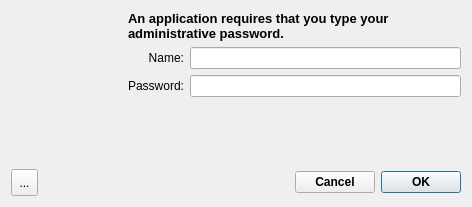
<ui version="4.0" >
 <class>passwordFrm</class>
 <widget class="QDialog" name="passwordFrm" >
  <property name="geometry" >
   <rect>
    <x>0</x>
    <y>0</y>
    <width>472</width>
    <height>207</height>
   </rect>
  </property>
  <property name="windowTitle" >
   <string>Authentication?</string>
  </property>
  <layout class="QGridLayout" name="gridLayout_2" >
   <item row="0" column="0" >
    <spacer name="horizontalSpacer_2" >
     <property name="orientation" >
      <enum>Qt::Horizontal</enum>
     </property>
     <property name="sizeType" >
      <enum>QSizePolicy::Fixed</enum>
     </property>
     <property name="sizeHint" stdset="0" >
      <size>
       <width>15</width>
       <height>20</height>
      </size>
     </property>
    </spacer>
   </item>
   <item row="0" column="1" >
    <widget class="QLabel" name="label" >
     <property name="maximumSize" >
      <size>
       <width>64</width>
       <height>64</height>
      </size>
     </property>
     <property name="text" >
      <string/>
     </property>
     <property name="pixmap" >
      <pixmap resource="../amelib.qrc" >:/icons/dialog-password.png</pixmap>
     </property>
     <property name="scaledContents" >
      <bool>true</bool>
     </property>
    </widget>
   </item>
   <item row="0" column="2" >
    <spacer name="horizontalSpacer_6" >
     <property name="orientation" >
      <enum>Qt::Horizontal</enum>
     </property>
     <property name="sizeType" >
      <enum>QSizePolicy::Fixed</enum>
     </property>
     <property name="sizeHint" stdset="0" >
      <size>
       <width>20</width>
       <height>20</height>
      </size>
     </property>
    </spacer>
   </item>
   <item row="0" column="3" >
    <widget class="QLabel" name="label_2" >
     <property name="font" >
      <font>
       <pointsize>10</pointsize>
       <weight>75</weight>
       <bold>true</bold>
      </font>
     </property>
     <property name="text" >
      <string>An application requires that you type your administrative password.</string>
     </property>
     <property name="wordWrap" >
      <bool>true</bool>
     </property>
    </widget>
   </item>
   <item row="0" column="4" >
    <spacer name="horizontalSpacer_3" >
     <property name="orientation" >
      <enum>Qt::Horizontal</enum>
     </property>
     <property name="sizeType" >
      <enum>QSizePolicy::Fixed</enum>
     </property>
     <property name="sizeHint" stdset="0" >
      <size>
       <width>60</width>
       <height>20</height>
      </size>
     </property>
    </spacer>
   </item>
   <item row="1" column="3" colspan="2" >
    <layout class="QGridLayout" name="gridLayout" >
     <item row="0" column="0" >
      <widget class="QLabel" name="label_3" >
       <property name="font" >
        <font>
         <weight>50</weight>
         <bold>false</bold>
        </font>
       </property>
       <property name="text" >
        <string>Name:</string>
       </property>
       <property name="alignment" >
        <set>Qt::AlignRight|Qt::AlignTrailing|Qt::AlignVCenter</set>
       </property>
      </widget>
     </item>
     <item row="0" column="1" >
      <widget class="QLineEdit" name="usernameEdit" />
     </item>
     <item row="1" column="0" >
      <widget class="QLabel" name="label_4" >
       <property name="font" >
        <font>
         <weight>50</weight>
         <bold>false</bold>
        </font>
       </property>
       <property name="text" >
        <string>Password:</string>
       </property>
       <property name="alignment" >
        <set>Qt::AlignRight|Qt::AlignTrailing|Qt::AlignVCenter</set>
       </property>
      </widget>
     </item>
     <item row="1" column="1" >
      <widget class="QLineEdit" name="passwordEdit" >
       <property name="echoMode" >
        <enum>QLineEdit::Password</enum>
       </property>
      </widget>
     </item>
    </layout>
   </item>
   <item row="2" column="4" >
    <spacer name="verticalSpacer" >
     <property name="orientation" >
      <enum>Qt::Vertical</enum>
     </property>
     <property name="sizeType" >
      <enum>QSizePolicy::MinimumExpanding</enum>
     </property>
     <property name="sizeHint" stdset="0" >
      <size>
       <width>20</width>
       <height>10</height>
      </size>
     </property>
    </spacer>
   </item>
   <item row="3" column="0" colspan="5" >
    <layout class="QHBoxLayout" name="horizontalLayout" >
     <item>
      <widget class="QToolButton" name="helpBtn" >
       <property name="sizePolicy" >
        <sizepolicy vsizetype="Fixed" hsizetype="Fixed" >
         <horstretch>0</horstretch>
         <verstretch>0</verstretch>
        </sizepolicy>
       </property>
       <property name="minimumSize" >
        <size>
         <width>27</width>
         <height>27</height>
        </size>
       </property>
       <property name="maximumSize" >
        <size>
         <width>27</width>
         <height>27</height>
        </size>
       </property>
       <property name="text" >
        <string>...</string>
       </property>
       <property name="icon" >
        <iconset resource="../amelib.qrc" >
         <normaloff>:/icons/question.png</normaloff>:/icons/question.png</iconset>
       </property>
       <property name="iconSize" >
        <size>
         <width>12</width>
         <height>12</height>
        </size>
       </property>
      </widget>
     </item>
     <item>
      <spacer name="horizontalSpacer" >
       <property name="orientation" >
        <enum>Qt::Horizontal</enum>
       </property>
       <property name="sizeHint" stdset="0" >
        <size>
         <width>208</width>
         <height>20</height>
        </size>
       </property>
      </spacer>
     </item>
     <item>
      <widget class="QPushButton" name="cancelBtn" >
       <property name="font" >
        <font>
         <weight>75</weight>
         <bold>true</bold>
        </font>
       </property>
       <property name="text" >
        <string>Cancel</string>
       </property>
       <property name="autoDefault" >
        <bool>false</bool>
       </property>
      </widget>
     </item>
     <item>
      <widget class="QPushButton" name="okBtn" >
       <property name="font" >
        <font>
         <weight>75</weight>
         <bold>true</bold>
        </font>
       </property>
       <property name="text" >
        <string>OK</string>
       </property>
       <property name="default" >
        <bool>true</bool>
       </property>
      </widget>
     </item>
    </layout>
   </item>
  </layout>
 </widget>
 <resources>
  <include location="../amelib.qrc" />
 </resources>
 <connections>
  <connection>
   <sender>cancelBtn</sender>
   <signal>clicked()</signal>
   <receiver>passwordFrm</receiver>
   <slot>reject()</slot>
   <hints>
    <hint type="sourcelabel" >
     <x>355</x>
     <y>184</y>
    </hint>
    <hint type="destinationlabel" >
     <x>243</x>
     <y>103</y>
    </hint>
   </hints>
  </connection>
  <connection>
   <sender>okBtn</sender>
   <signal>clicked()</signal>
   <receiver>passwordFrm</receiver>
   <slot>accept()</slot>
   <hints>
    <hint type="sourcelabel" >
     <x>424</x>
     <y>173</y>
    </hint>
    <hint type="destinationlabel" >
     <x>235</x>
     <y>98</y>
    </hint>
   </hints>
  </connection>
 </connections>
</ui>
